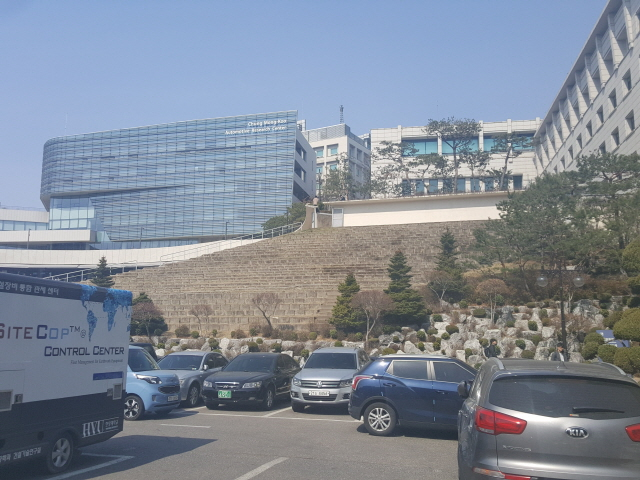
//> input picture Stitching/img1.jpg, 640 x 480 px
$ ./main   (built with g++ and OpenCV 4)
//> lines starting //> are read from the running program, lines starting //| are printed output that depends on the picture; after the words box and inside, x2 and y2 are one past the last pixel; in counts of white or black regions, pixels touching at a corner belong together
### Stitching/solution.h
#pragma once

cv::Mat findHomography(cv::Mat& refImage, cv::Mat& queryImage, int distThresh);
void warping(cv::Mat& queryImage, cv::Mat& I_image, cv::Mat& H, int width, int height);
void blending(cv::Mat& refImage, cv::Mat& queryImage, cv::Mat& I_image, cv::Mat& result, int overlapWidth, int x_point, int y_point);

### Stitching/warping.cpp
#include <opencv2\opencv.hpp>
#include "solution.h"

void warping(cv::Mat& queryImage, cv::Mat& I_image, cv::Mat& H, int width, int height)
{
    // [20 lines of commented-out code are left out]
    cv::Mat Inverse_H = H.inv();
    Inverse_H = Inverse_H / Inverse_H.at<double>(8);

    for (int y = 0; y < I_image.rows; y++) {
        for (int x = 0; x < I_image.cols; x++) {

            cv::Matx<double, 3, 1> P(x - 717, y - 254, 1);

            cv::Mat R = Inverse_H * P;

            float x2 = R.at<double>(0) / R.at<double>(2);
            float y2 = R.at<double>(1) / R.at<double>(2);

            //Bilinear Interpolation
            if (x2 > 0 && y2 > 0 && x2 < 640 && y2 < 480)
            {
                int px1 = (int)x2;
                int py1 = (int)y2;
                int px2 = std::min(px1 + 1, queryImage.cols - 1);
                int py2 = std::min(py1 + 1, queryImage.rows - 1);

                cv::Vec3b P1 = queryImage.at<cv::Vec3b>(py1, px1);
                cv::Vec3b P2 = queryImage.at<cv::Vec3b>(py1, px2);
                cv::Vec3b P3 = queryImage.at<cv::Vec3b>(py2, px1);
                cv::Vec3b P4 = queryImage.at<cv::Vec3b>(py2, px2);

                double fx1 = x2 - px1;
                double fx2 = 1 - fx1;
                double fy1 = y2 - py1;
                double fy2 = 1 - fy1;

                double W1 = fx2 * fy2;
                double W2 = fx1 * fy2;
                double W3 = fx2 * fy1;
                double W4 = fx1 * fy1;

                I_image.at<cv::Vec3b>(y, x) = (W1 * P1) + (W2 * P2) + (W3 * P3) + (W4 * P4);
            }
        }
    }

    // anti-aliasing
    for (int y = 0; y < I_image.rows; y++) {
        for (int x = 1; x < 800; x++) {

            if ((I_image.at<cv::Vec3b>(y, x) == cv::Vec3b(0, 0, 0)) && (I_image.at<cv::Vec3b>(y, x + 1) != cv::Vec3b(0, 0, 0)))
                I_image.at<cv::Vec3b>(y, x) = I_image.at<cv::Vec3b>(y, x + 1) / 2;

            else if ((I_image.at<cv::Vec3b>(y, x) == cv::Vec3b(0, 0, 0)) && (I_image.at<cv::Vec3b>(y, x - 1) != cv::Vec3b(0, 0, 0)))
                I_image.at<cv::Vec3b>(y, x) = I_image.at<cv::Vec3b>(y, x - 1) / 2;
        }
    }

    //cv::imshow("I_image", I_image);
}

### Stitching/findHomography.cpp
#include <opencv2\opencv.hpp>
#include "solution.h"

cv::Mat findHomography(cv::Mat& refImage, cv::Mat& queryImage, int distThresh)
{
    cv::Ptr<cv::Feature2D> featureExtractor = cv::ORB::create();
    cv::Ptr<cv::DescriptorMatcher> matcher = cv::DescriptorMatcher::create("BruteForce-Hamming");

    cv::Mat refDescriptors, queryDescriptors;
    std::vector<cv::KeyPoint> refKeypoints, queryKeypoints;
    std::vector<cv::DMatch> matches;

    featureExtractor->detectAndCompute(refImage, cv::Mat(), refKeypoints, refDescriptors);
    featureExtractor->detectAndCompute(queryImage, cv::Mat(), queryKeypoints, queryDescriptors);
    matcher->match(queryDescriptors, refDescriptors, matches);

    std::vector<cv::DMatch>::iterator it = matches.begin();

    for (; it != matches.end();)
    {
        if (it->distance > distThresh)
            it = matches.erase(it);
        else
            it++;
    }

    /*
    cv::Mat matchingImage;
    cv::drawMatches(queryImage, queryKeypoints, refImage, refKeypoints, matches, matchingImage);
    cv::imshow("matches", matchingImage);
    */

    std::vector<cv::Point2f> query;
    std::vector<cv::Point2f> ref;

    for (std::size_t i = 0; i < matches.size(); i++)
    {
        query.push_back(queryKeypoints[matches[i].queryIdx].pt);
        ref.push_back(refKeypoints[matches[i].trainIdx].pt);
    }

    cv::Mat H(3, 3, CV_32F);
    H = cv::findHomography(query, ref, cv::RANSAC);
    //std::cout << H << std::endl << std::endl;

    return H;
}

### Stitching/blending.cpp
#include <opencv2\opencv.hpp>
#include "solution.h"

void blending(cv::Mat& refImage, cv::Mat& queryImage, cv::Mat& I_image, cv::Mat& result, int overlapWidth, int x_point, int y_point)
{
    //Mask
    cv::Mat mask1 = cv::Mat::zeros(I_image.rows, I_image.cols, CV_32F);
    cv::Mat mask2 = cv::Mat::zeros(refImage.rows, refImage.cols, CV_32F);

    cv::rectangle(mask1, cv::Rect(0, 0, I_image.cols, I_image.rows), cv::Scalar(1.0f), cv::FILLED);
    cv::rectangle(mask1, cv::Rect(x_point, y_point, overlapWidth, refImage.rows), cv::Scalar(0.5f), cv::FILLED);
    cv::rectangle(mask2, cv::Rect(0, 0, overlapWidth, refImage.rows), cv::Scalar(0.5f), cv::FILLED);
    cv::rectangle(mask2, cv::Rect(overlapWidth, 0, (refImage.cols - overlapWidth), refImage.rows), cv::Scalar(1.0f), cv::FILLED);

    for (int ox = overlapWidth, x = x_point; ox > 0; ox--, x++) {
        for (int y = 0; y < refImage.rows; y++) {
            mask1.at<float>(y + y_point, x) = (1.0f / overlapWidth) * (ox);
        }
    }

    for (int ox = 0, x = 0; ox < overlapWidth; ox++, x++) {
        for (int y = 0; y < refImage.rows; y++) {
            mask2.at<float>(y, x) = (1.0f / overlapWidth) * (ox);
        }
    }

    //cv::imshow("mask1", mask1);
    //cv::imshow("mask2", mask2);

    //Alpha Blending
    for (int y = 0; y < I_image.rows; y++) {
        for (int x = 0; x < I_image.cols; x++) {
            result.at<cv::Vec3b>(y, x) = I_image.at<cv::Vec3b>(y, x) * mask1.at<float>(y, x);
        }
    }

    for (int y = 0; y < refImage.rows; y++) {

        for (int x = 0; x < overlapWidth; x++) {

            if (I_image.at<cv::Vec3b>(y + y_point, x + x_point) != cv::Vec3b(0, 0, 0))
                result.at<cv::Vec3b>(y + y_point, x + x_point) += refImage.at<cv::Vec3b>(y, x) * mask2.at<float>(y, x);
            else
                result.at<cv::Vec3b>(y + y_point, x + x_point) += refImage.at<cv::Vec3b>(y, x);
        }

        for (int x = overlapWidth; x < refImage.cols; x++) {
            result.at<cv::Vec3b>(y + y_point, x + x_point) += refImage.at<cv::Vec3b>(y, x);
        }

    }
}

### Stitching/main.cpp
#include <opencv2\opencv.hpp>
#include "solution.h"

int main()
{
	int height = 833, width = 1026, r_height = 833, r_width = 1400;
	int overlapWidth = 300, x_point = 726, y_point = 255, threshold = 30;

	cv::Mat queryImage = cv::imread("img1.jpg");
//> queryImage is the input picture: 480 rows x 640 cols, CV_8UC3; mean B, G, R 150.5, 137.8, 129.3
	cv::Mat refImage = cv::imread("img2.jpg");
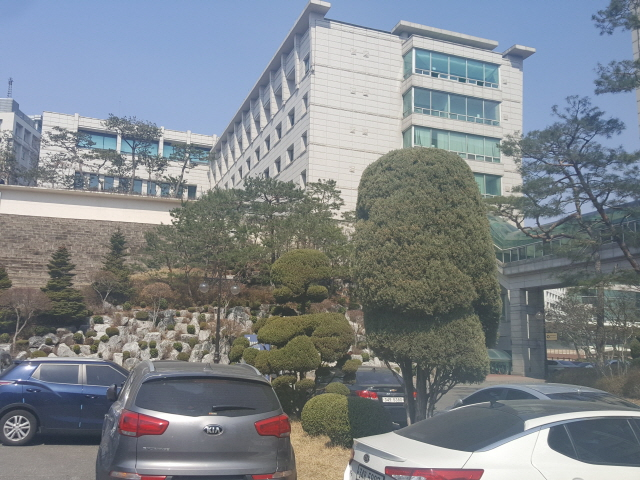
//> input picture Stitching/img2.jpg, 640 x 480 px
//> refImage is the input picture: 480 rows x 640 cols, CV_8UC3; mean B, G, R 139.6, 134.2, 128.1

	cv::Mat H = findHomography(refImage, queryImage, threshold);
//> in findHomography, `featureExtractor->detectAndCompute(refImage, cv::Mat(), refKeypoints, ..`: refKeypoints = 500 keypoints; strongest (x, y, size): (383, 398, 31), (544, 290, 31), (383, 401, 37.2), (332, 365, 37.2)
//> in findHomography, `featureExtractor->detectAndCompute(queryImage, cv::Mat(), queryKeypoin..`: queryKeypoints = 500 keypoints; strongest (x, y, size): (383, 412, 31), (375, 413, 31), (133, 402, 31), (361, 417, 31)
//> in findHomography, `matcher->match(queryDescriptors, refDescriptors, matches);`: matches = 500 matches
//> after the loop in findHomography, `for (; it != matches.end();)`: matches = 59 matches
//> the loop in findHomography, `for (std::size_t i = 0; i < matches.size(); i++)` made 59 passes
//> in findHomography, `H = cv::findHomography(query, ref, cv::RANSAC);`: H = [[1.96, -0.182, -634.1], [0.553, 1.75, -254.8], [0.00158, 1.06e-05, 1]]
	cv::Mat I_image = cv::Mat::zeros(height, width, CV_8UC3);
	cv::Mat result = cv::Mat::zeros(r_height, r_width, CV_8UC3);

	warping(queryImage, I_image, H, width, height);
//> in warping, `cv::Mat Inverse_H = H.inv();`: Inverse_H = [[0.327, 0.0328, 215.6], [-0.178, 0.554, 27.91], [-0.000514, -5.77e-05, 0.659]]
//> in warping, `Inverse_H = Inverse_H / Inverse_H.at<double>(8);`: Inverse_H = [[0.496, 0.0498, 327.1], [-0.271, 0.84, 42.35], [-0.000781, -8.76e-05, 1]]
//> after the loop in warping, `for (int y = 0; y < I_image.rows; y++)`:
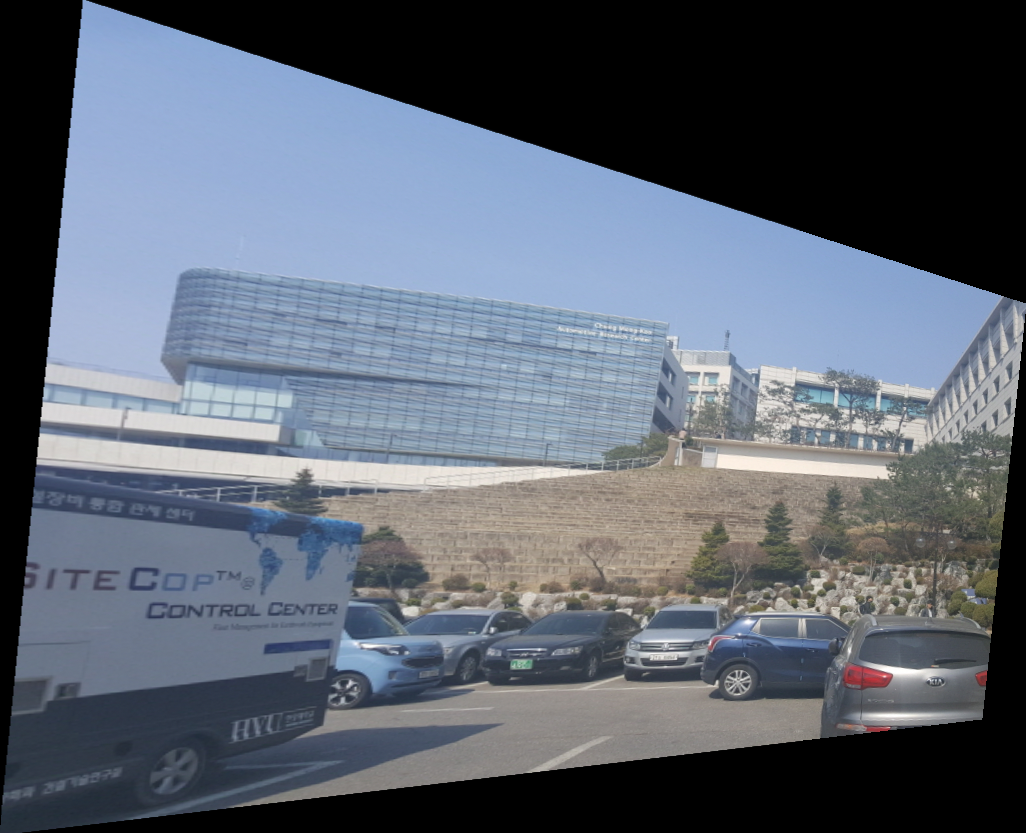
//> I_image: 833 rows x 1026 cols, CV_8UC3; mean B, G, R 111.7, 99.6, 91.8
	blending(refImage, queryImage, I_image, result, overlapWidth, x_point, y_point);
//> in blending, `cv::rectangle(mask1, cv::Rect(0, 0, I_image.cols, I_image.rows), cv::S..`: mask1: 833 rows x 1026 cols, CV_32FC1; every value is 1
//> in blending, `cv::rectangle(mask1, cv::Rect(x_point, y_point, overlapWidth, refImage..`:
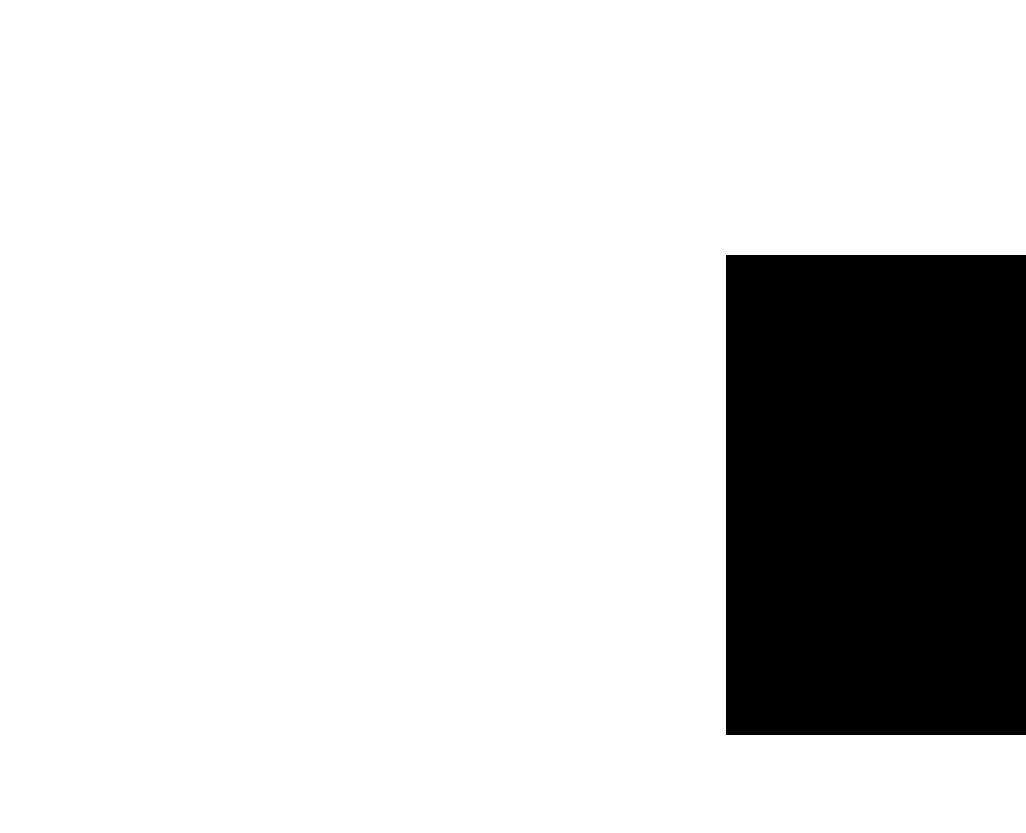
//> mask1: 833 rows x 1026 cols, CV_32FC1; values 0.5 (black) and 1 (white), 83.2% white; 1 black region, box (x1, y1, x2, y2) and area: (726, 255, 1026, 735) 144000
//> in blending, `cv::rectangle(mask2, cv::Rect(0, 0, overlapWidth, refImage.rows), cv::..`: mask2: 480 rows x 640 cols, CV_32FC1; values 0 (black) and 0.5 (white), 46.9% white; 1 white region, box (x1, y1, x2, y2) and area: (0, 0, 300, 480) 144000
//> after the loop in blending, `for (int ox = overlapWidth, x = x_point; ox > 0; ox--, x++)`:
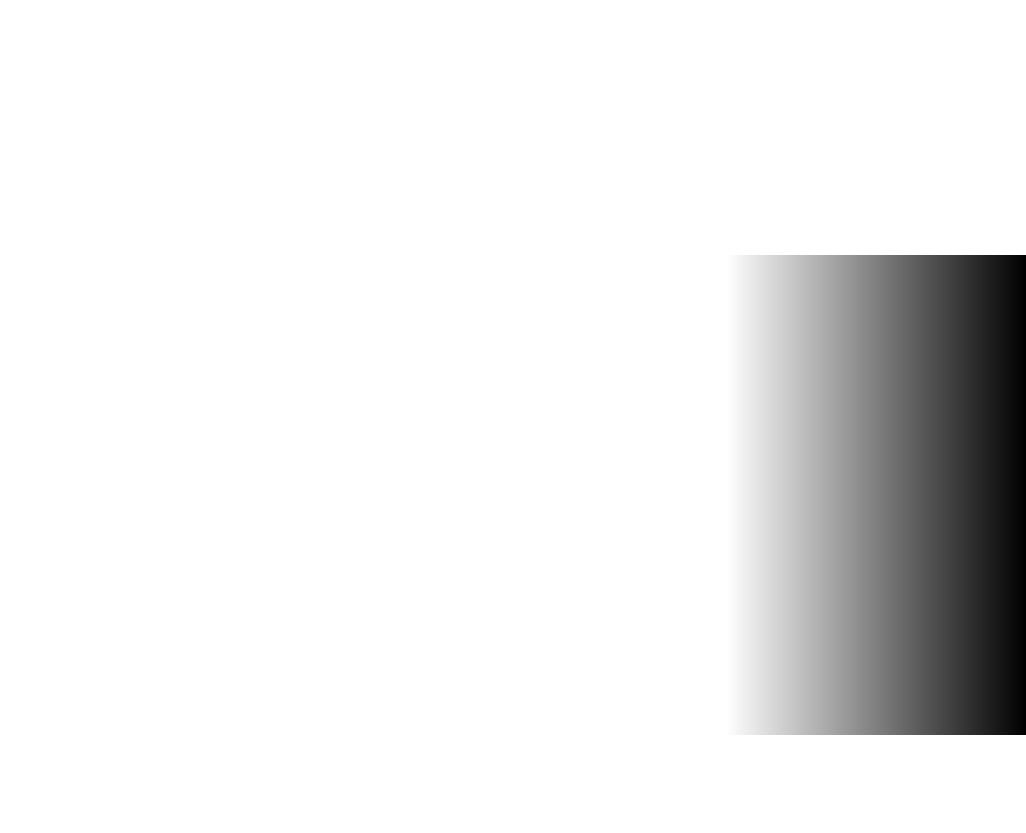
//> mask1: 833 rows x 1026 cols, CV_32FC1; 16.79% of pixels changed, all inside (x1, y1, x2, y2) = (726, 255, 1026, 735)
//> after the loop in blending, `for (int ox = 0, x = 0; ox < overlapWidth; ox++, x++)`:
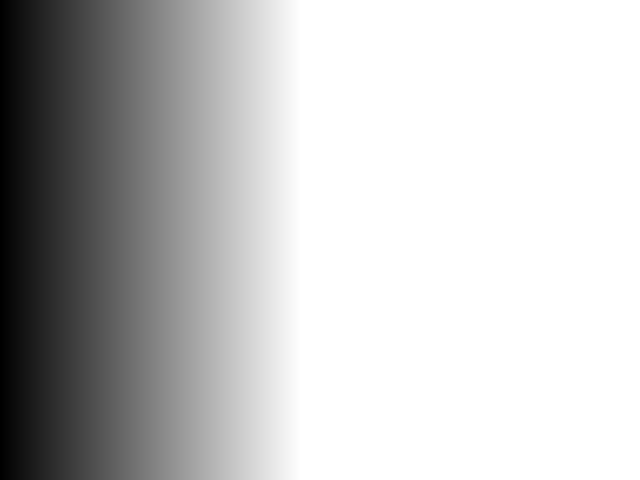
//> mask2: 480 rows x 640 cols, CV_32FC1; min 0, max 1, mean 0.765
//> after the loop in blending, `for (int y = 0; y < I_image.rows; y++)`:
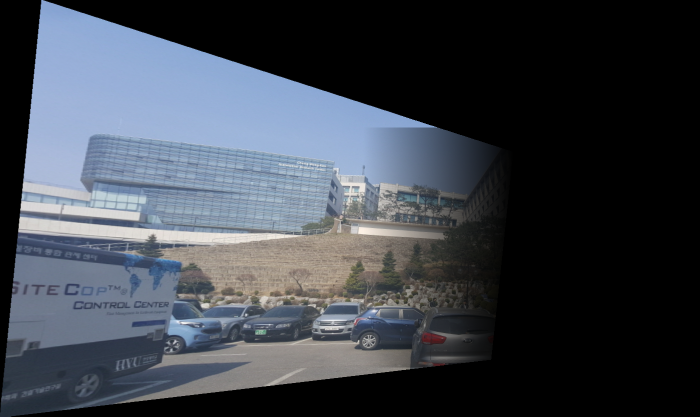
//> result: 833 rows x 1400 cols, CV_8UC3 (shown at 1/2 size); mean B, G, R 75, 66.4, 61
//> after the loop in blending, `for (int y = 0; y < refImage.rows; y++)`:
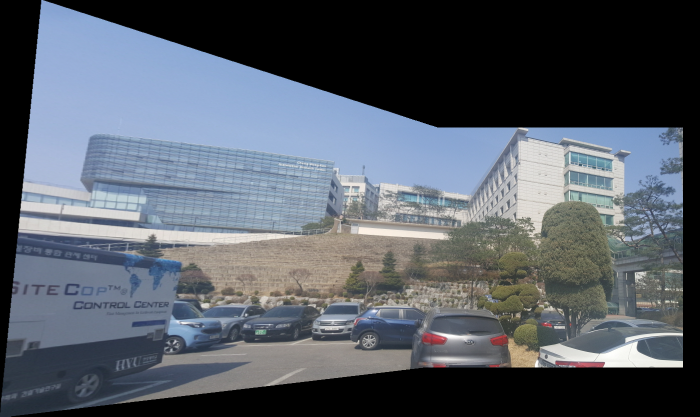
//> result: 833 rows x 1400 cols, CV_8UC3 (shown at 1/2 size); mean B, G, R 102.9, 93.6, 86.9

	cv::imshow("result", result);
	cv::waitKey(0);
	return 0;
}
